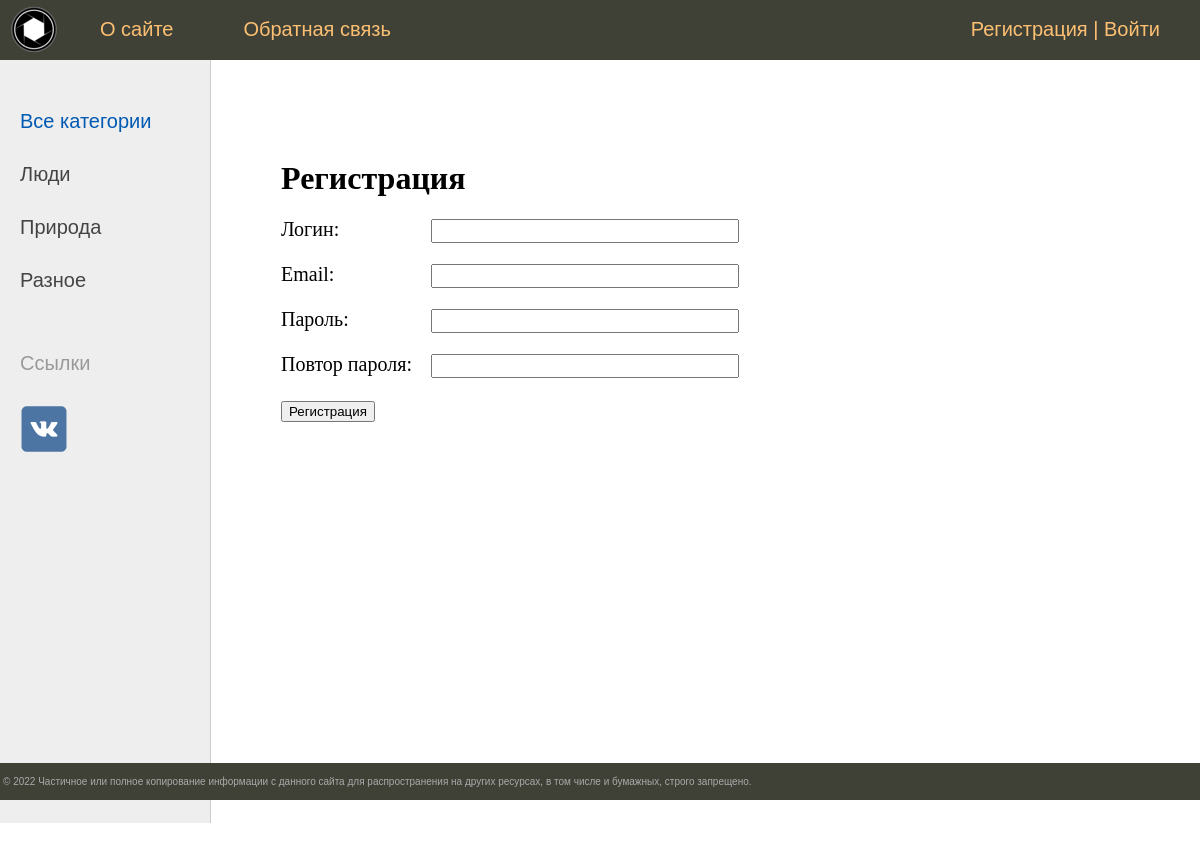
Screenshot of /register/ with the database file from the repository.
### photo/models.py (models this page shows, shortened)
class Category(models.Model):
    name = models.CharField(max_length=100, db_index=True, verbose_name='Категория')
    slug = models.SlugField(max_length=255, unique=True, db_index=True, verbose_name='URL')
    def get_absolute_url(self):
        return reverse('category', kwargs={'cat_slug': self.slug})
    class Meta:
        verbose_name = 'Категория'
        verbose_name_plural = 'Категории'
        ordering = ['id']

### photo/views.py (the view, shortened to what this page needs)
# urls.py: path('register/', RegisterUser.as_view(), name='register'),
class RegisterUser(DataMixin, CreateView):
    form_class = RegisterUserForm
    template_name = 'photo/register.html'
    success_url = reverse_lazy('login')
    def get_context_data(self, *, object_list=None, **kwargs):
        context = super().get_context_data(**kwargs)
        c_def = self.get_user_context(title='Регистрация')
        return {**context, **c_def}

### photo/forms.py
class RegisterUserForm(UserCreationForm):
    username = forms.CharField(label='Логин', widget=forms.TextInput(attrs={'class': 'form-input'}))
    email = forms.EmailField(label='Email', widget=forms.EmailInput(attrs={'class': 'form-input'}))
    password1 = forms.CharField(label='Пароль', widget=forms.PasswordInput(attrs={'class': 'form-input'}))
    password2 = forms.CharField(label='Повтор пароля', widget=forms.PasswordInput(attrs={'class': 'form-input'}))
    class Meta:
        model = User
        fields = ('username', 'email', 'password1', 'password2')

### photo/utils.py (called while the page is built)
    def get_user_context(self, **kwargs):
        context = kwargs
        cats = cache.get('cats')
        if not cats:
            cats = Category.objects.annotate(Count('photo'))
            cache.set('cats', cats, 60)
        user_menu = menu.copy()
        if self.request.user.is_authenticated:
            user_menu.insert(0, {'title': 'Добавить пост', 'url_name': 'add_post'})
        context['menu'] = user_menu
        context['cats'] = cats
        if 'cat_selected' not in context:
            context['cat_selected'] = 0
        return context

### photo/templates/photo/register.html (shortened to what this page needs)
{% extends 'photo/base.html' %}
{% block content %}
<h1>{{ title }}</h1>
<form method="post">
  {% for f in form %}
  <p><label class="form-label" for="{{ f.is_for_label }}">{{ f.label }}: </label>{{ f }}</p>
  {% endfor %}
  <button type="submit">Регистрация</button>
</form>
{% endblock %}

### photo/templates/photo/base.html (shortened to what this page needs)
{% load static %}
<!DOCTYPE html>
<html>
<head>
    <link rel="stylesheet" type="text/css" href="{% static 'photo/css/styles.css' %}"/>
</head>
<body>
<table class="table-page" border=0 cellpadding="0" cellspacing="0">
<tr><td valign=top>
{% block mainmenu %}
		<div class="header">
			<ul id="mainmenu" class="mainmenu">
			<li class="logo"><a href="{% url 'home' %}"><div class="logo"></div></a></li>
			{% for m in menu %}
				<li><a href="{% url m.url_name %}">{{ m.title }}</a></li>
			{% endfor %}
				{% if request.user.is_authenticated %}
				    <li class="last">{{ user.username }} | <a href="{% url 'logout' %}">Выйти</a></li>
				{% else %}
				    <li class="last"><a href="{% url 'register' %}">Регистрация</a> | <a href="{% url 'login' %}">Войти</a></li>
				{% endif %}
			</ul>
		</div>
{% endblock mainmenu %}
<table class="table-content" border=0 cellpadding="0" cellspacing="0">
<tr>
	<td valign="top" class="left-chapters">
	<ul id="leftchapters">
		{% if cat_selected == 0 %}
			<li class="selected">Все категории</li>
		{% else %}
			<li><a href="{% url 'home' %}">Все категории</a></li>
		{% endif %}
		{% for c in cats %}
		{% if c.photo__count > 0 %}
			{% if c.pk == cat_selected %}
				<li class="selected">{{c.name}}</li>
			{% else %}
				<li><a href="{{ c.get_absolute_url }}">{{c.name}}</a></li>
			{% endif %}
		{% endif %}
		{% endfor %}
		<li class="share">
		<p>Ссылки</p>
		<a class="share-yt" href="https://www.vk.com/kokmickey" target="_blank" rel="nofollow"></a>
		</li>
	</ul>
</td>
<td valign="top" class="content">
<div class="content-text">
	{% block content %}
	{% endblock %}
</div>
</td></tr></table>
</td></tr>
<tr><td valign=top>
	<div id="footer">
		<p>&copy; 2022 Частичное или полное копирование информации с данного сайта для распространения на других ресурсах, в том числе и бумажных, строго запрещено.</p>
	</div>
</td></tr></table>
</body>
</html>

### photo/static/photo/css/styles.css (style rules this page uses)
html, body { font-family: 'Arial'; margin: 0; padding: 0; height: 100%; width: 100%; color: #444; }
a { color: #0059b2; text-decoration: none; }
.table-page { width: 100%; height: 100%; vertical-align: top; }
.table-page tr { height: 100%; }
.header { background: #3F4137; height: 60px; }
.logo { background: url('../images/logo.png') no-repeat 10px 5px; width: 70px; height: 60px; }
ul.mainmenu { list-style: none; margin: 0; padding: 0; height: 60px; color: #fdc073; font-size: 20px; overflow: hidden; }
ul.mainmenu li { float: left; margin: 18px 40px 0 30px; }
ul.mainmenu li.logo { margin: 0; }
ul.mainmenu li.last { float: right; }
ul.mainmenu li a { color: #fdc073; text-decoration: none; }
.table-content { width: 100%; min-height: 100%; height: 100%; }
.left-chapters { margin: 0; background: #eee; border-right: 1px solid #ccc; min-height: 100%; }
.left-chapters ul { width: 180px; min-height: 100%; margin: 0; padding: 20px 10px 10px 20px; list-style: none; font-size: 20px; }
.left-chapters ul li { margin: 30px 0 0 0; color: #999; }
.left-chapters ul li.selected { color: #0059b2; }
.left-chapters ul li a { color: #444; text-decoration: none; }
.left-chapters ul li.share { margin: 60px 0 0 0; }
.left-chapters ul li.share p { margin: 30px 0 30px 0; }
.left-chapters ul li.share a { display: inline-block; width: 40px; height: 40px; margin: 0 20px 0 0; }
.left-chapters ul li.share a.share-yt { width: 100%; height: 50px; background: url('../images/share_vk.png') no-repeat 0 0 }
.content { padding: 40px 20px 20px 40px; width: 100%; box-sizing: border-box; }
.content-text { margin: 60px 0 0 30px; color: #000; font-size: 20px; font-family: Yandex Sans Display Light; }
.content-text h1 { font-size: 32px; }
#footer { box-sizing: border-box; background: #3F4137; padding: 3px; color: #aaa; font-size: 10px; font-family: Verdana, Geneva, Arial, Helvetica; text-align: left; overflow: hidden; }
.form-input { width: 300px; font-size: 16px; }
.form-label { display: inline-block; min-width: 150px; vertical-align: top; }

### rows the page displays
Category: name "Люди"
Category: name "Природа"
Category: name "Разное"

### other values shown
{{ m.title }} "О сайте" "Обратная связь"
{{ title }} "Регистрация"
{{ f.label }} "Логин" "Email" "Пароль" "Повтор пароля"
